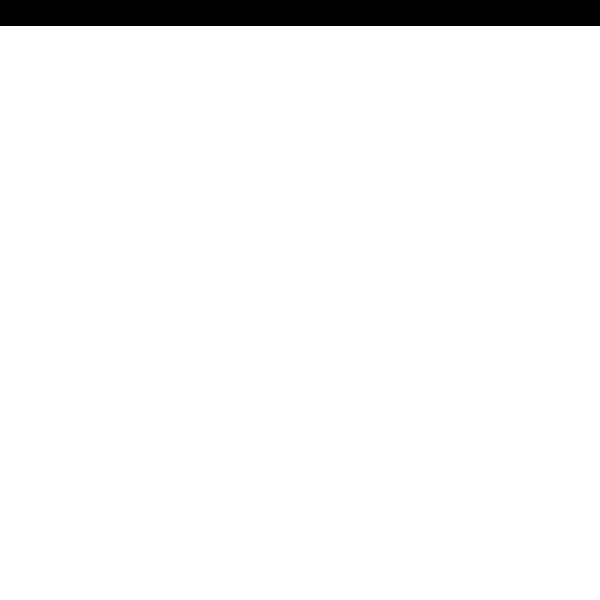
Frame 1 (no input)
Frame 60 (the mouse pressed at the canvas centre just before this capture): identical to frame 1, image omitted
Frame 120 (the mouse held since frame 60 and released just before this capture): identical to frame 1, image omitted

The Processing sketch that drew this single still picture (run headless with seeded random() and noise(); from frame 60 on, the mouse is pressed at the canvas centre):

// Processing sketch: maze
// ── maze.pde

//Player bob = new Player();
Tile[][] maze = new Tile[24][24];

void setup(){
    size(600,600);
  
}

void draw(){
   background(255,255,255);
    
   makeMaze();
   
   display();
    
    
    
}

void makeMaze(){
  int xcor = 0;
  int ycor = 0;
  for(int i = 0; i < maze.length; i++){
     for(int j = 0; j < maze[i].length; j++){
         maze[i][j] = new Tile(xcor,ycor,true);
         xcor += 25;
     }
     ycor += 25;
  }
}

void display(){
  for (Tile[] i : maze){
    for(Tile j : i){
      j.displayTile();
    }
  }
}


class Tile{
    private int x,y;
    boolean isWall;
    
    Tile(int xcor, int ycor, boolean type){
        x = xcor;
        y = ycor;
        isWall = type;
    }
    
    void makeWall(){
        isWall = true;
    }
    
    void makePath(){
         isWall = false;
    }
    
    void displayTile(){
       if(isWall){
         fill(0,0,0);
         rect((float)x, (float)y, 25.0,25.0);
        }
        else{
         fill(0,0,0);
         rect((float)x, (float)y, 25.0,25.0);
        }
    }
}
       
     





/*
class Player{
    float x,y;
    
    Player(){
      x = 0.0;
      y = 0.0;
    }
      
    void MoveDown(){
        
      if( y + 25.0 < 600){
        y = y + 25.0;
      }
    }
    
    void display(){
      rect(x,y,25,25);
    }
}
*/
